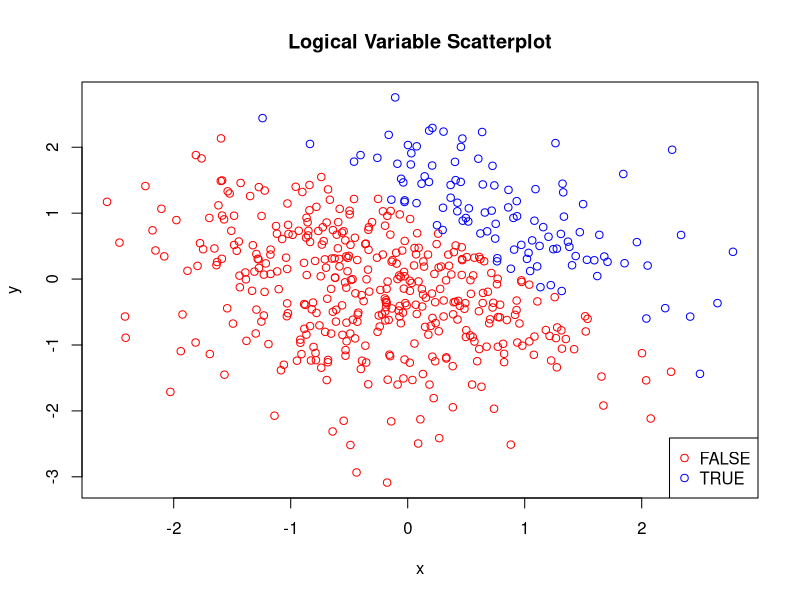
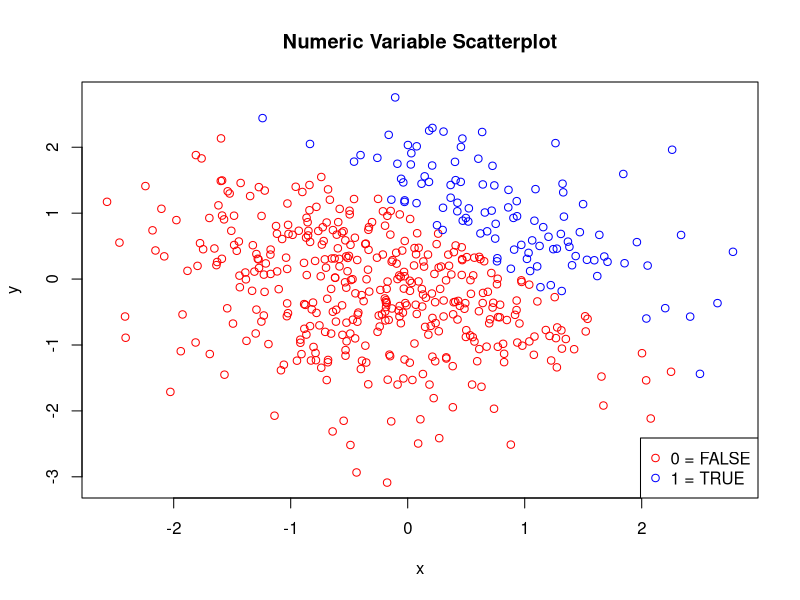
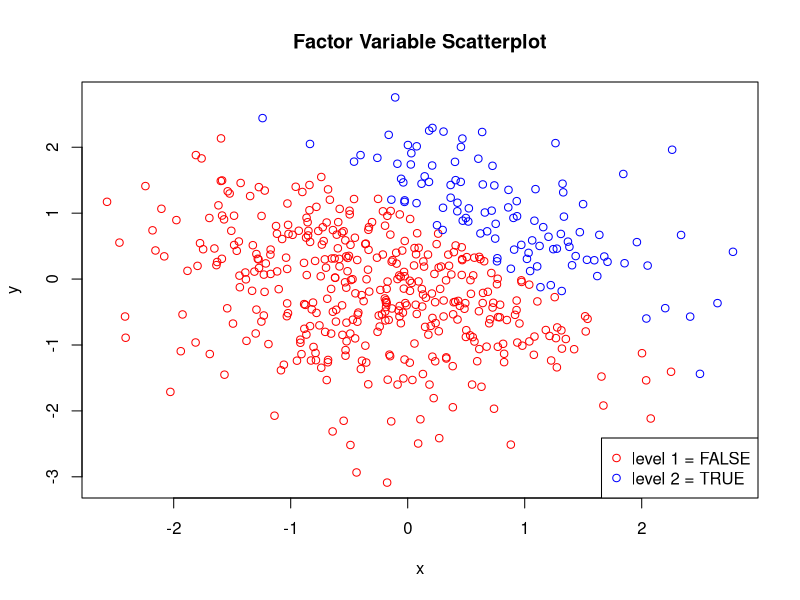

The R source for these figures, in order:
## ---- chunk 1
library(tidyverse)
library(ggplot2)
## ---- chunk 2

#Data frame
df_1 = tibble(
  random_samp = rnorm(8),
  log_vec = random_samp > 0,
  char_vec = as.character("a","b","c","d","e","f","g","h"),
  fac_vec = factor(c("jazz","rock","blues","jazz","jazz","rock","blues","rock"))
)

#Take the mean of each variable
mean_random_samp = mean(pull(df_1, random_samp))
mean_log_vec = mean(pull(df_1, log_vec))
mean_char_vec = mean(pull(df_1, char_vec))
mean_fac_vec = mean(pull(df_1, fac_vec))

## ---- chunk 3

as.numeric(pull(df_1, log_vec)) * pull(df_1, random_samp)
as.factor(pull(df_1, log_vec)) * pull(df_1, random_samp)
as.numeric(as.factor(pull(df_1, log_vec))) * pull(df_1, random_samp)
## ---- chunk 4
#Data frame
df_2 = tibble(
  x = rnorm(500),
  y = rnorm(500),
  log_vec_2 = x + y > 1,
  num_vec_2 = as.numeric(log_vec_2),
  fac_vec_2 = as.factor(log_vec_2)
)

#mean, median and standard deviation of x
mean_x = mean(pull(df_2, x))
median_x = median(pull(df_2, x))
sd_x = sd(pull(df_2, x))

#Proportion of cases for which x+y>1
prop_case = mean(pull(df_2, log_vec_2))

## ---- chunk 5
plot_one = with(df_2, plot(x, y, xlab = "x", ylab = "y", 
                           main = "Logical Variable Scatterplot", type = "n"))
with(subset(df_2, log_vec_2 == 'FALSE'), points(x, y, col = 'red'))        
with(subset(df_2, log_vec_2 == 'TRUE'), points(x, y, col = 'blue'))
legend("bottomright", pch = 1, col = c("red","blue"), 
       legend = c("FALSE","TRUE"))
## ---- chunk 6

plot_two = with(df_2, plot(x, y, xlab = "x", ylab = "y", 
                           main = "Numeric Variable Scatterplot", type = "n"))
with(subset(df_2, num_vec_2 == '0'), points(x, y, col = 'red'))        
with(subset(df_2, num_vec_2 == '1'), points(x, y, col = 'blue'))
legend("bottomright", pch = 1, col = c("red","blue"), 
       legend = c("0 = FALSE","1 = TRUE"))
## ---- chunk 7
plot_three = with(df_2, plot(x, y, xlab = "x", ylab = "y", 
                             main = "Factor Variable Scatterplot", type = "n"))
with(subset(df_2, fac_vec_2 == 'FALSE'), points(x, y, col = 'red'))        
with(subset(df_2, fac_vec_2 == 'TRUE'), points(x, y, col = 'blue'))
legend("bottomright", pch = 1, col = c("red","blue"), 
       legend = c("level 1 = FALSE","level 2 = TRUE"))
## ---- chunk 8
ggsave("plot_one.pdf",plot_one)
